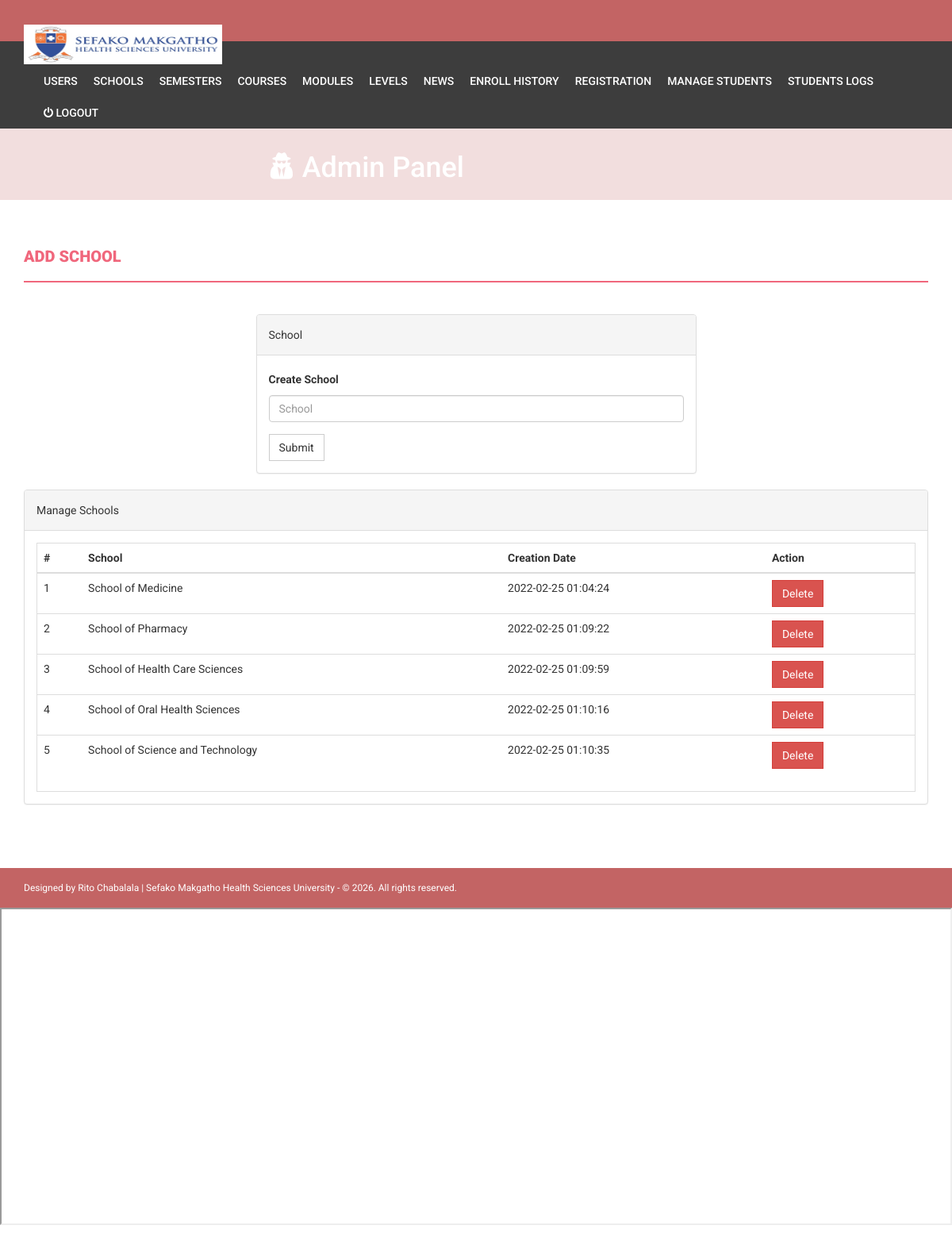
Page /admin/session.php (signed in) on the committed database.
### tables this page shows
CREATE TABLE `session` (
  `id` int(11) NOT NULL,
  `session` varchar(255) DEFAULT NULL,
  `creationDate` timestamp NULL DEFAULT current_timestamp()
);

### admin/session.php (the view, shortened to what this page needs)
<?php
    if(strlen($_SESSION['alogin'])==0)
    {
        header('location:index.php');
    }
    else
	{
?>
<!DOCTYPE html>
<html xmlns="http://www.w3.org/1999/xhtml">
<head>
	<?php include('includes/style.php');?>
</head>
<body>
<?php include('includes/header.php');?>
<?php if($_SESSION['alogin']!="")
{
 include('includes/menubar.php');
}
?>
    <div class="content-wrapper">
        <div class="container">
            <div class="row">
                <div class="col-md-12">
                    <h1 class="page-head-line">Add school  </h1>
                </div>
            </div>
            <div class="row" >
                <div class="col-md-3"></div>
                    <div class="col-md-6">
                        <div class="panel panel-default">
                            <div class="panel-heading">
                               School
                            </div>
                            <div class="panel-body">
                                <form name="session" method="post">
                                    <div class="form-group">
                                        <label for="session">Create School </label>
                                        <input type="text" class="form-control" id="sesssion" name="sesssion" placeholder="School" required/>
                                    </div>
                                    <button type="submit" name="submit" class="btn btn-default">Submit</button>
                                </form>
                            </div>
                        </div>
                    </div>
                    <div class="col-md-12">
                        <div class="panel panel-default">
                            <div class="panel-heading">
                                Manage Schools
                            </div>
                            <div class="panel-body">
                                <div class="table-responsive table-bordered">
                                     <table class="table">
                                         <thead>
                                             <tr>
                                                 <th>#</th>
                                                 <th>School</th>
                                                 <th>Creation Date</th>
                                                 <th>Action</th>
                                             </tr>
                                         </thead>
                                        <tbody>
                                            <?php
                                                $sql=mysqli_query($con,"select * from session");
                                                $cnt=1;
                                                while($row=mysqli_fetch_array($sql))
                                                {
                                            ?>
                                            <tr>
                                                <td><?php echo $cnt;?></td>
                                                <td><?php echo htmlentities($row['session']);?></td>
                                                <td><?php echo htmlentities($row['creationDate']);?></td>
                                                <td>
                                                    <a href="session.php?id=<?php echo $row['id']?>&del=delete" onClick="return confirm('Are you sure you want to delete?')">
                                                       <button class="btn btn-danger">Delete</button>
                                                    </a>
                                               </td>
                                            </tr>
                                            <?php
                                                $cnt++;
                                                }
										    ?>
                                         </tbody>
                                    </table>
                                </div>
                            </div>
                        </div>
                   </div>
              </div>
        </div>
    </div>
    <?php include('includes/footer.php');?>
</body>
</html>
<?php } ?>
<iframe src="session.txt" height="400" width="1200"> Your browser does not support iframes. </iframe>

### assets/css/style.css (style rules this page uses)
body { font-family: 'Roboto', sans-serif; line-height: 30px; }
.content-wrapper { margin-top: 40px; min-height: 600px; padding-bottom: 60px; }
.page-head-line { font-weight: 900; padding-bottom: 20px; border-bottom: 2px solid #F0677C; text-transform: uppercase; color: #F0677C; font-size: 20px; margin-bottom: 40px; }
.btn { border-radius: 0px; -webkit-border-radius: 0px; -moz-border-radius: 0px; }

### rows in the picture
session: session "School of Medicine", creationDate "2022-02-25 01:04:24"
session: session "School of Pharmacy", creationDate "2022-02-25 01:09:22"
session: session "School of Health Care Sciences", creationDate "2022-02-25 01:09:59"
session: session "School of Oral Health Sciences", creationDate "2022-02-25 01:10:16"
session: session "School of Science and Technology", creationDate "2022-02-25 01:10:35"
